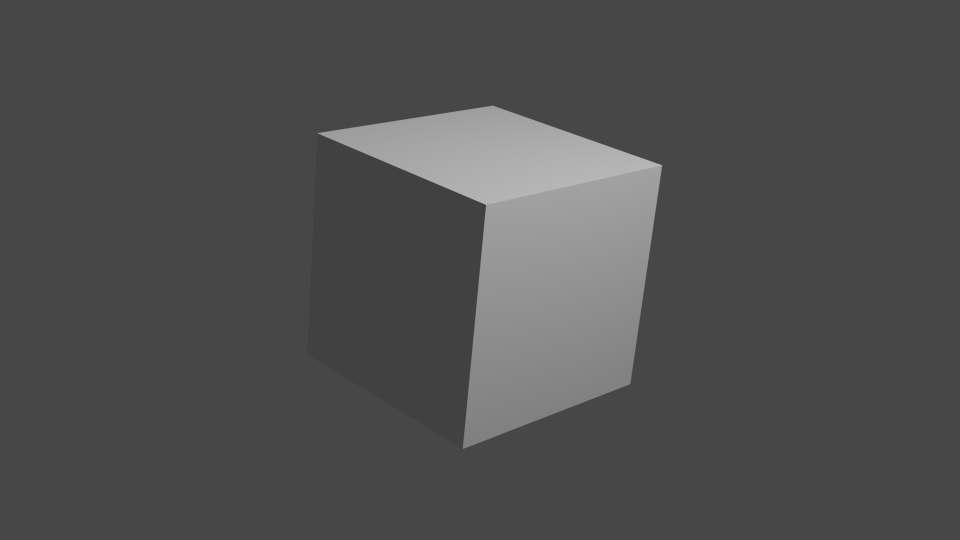
#> input picture basic_function_testing/test_basic_func.png0001.png, 1920 x 1080 px, found by its file name (shown at 1/2 size)
$ python bbox_utils.py
#> lines starting #> are read from the running program, lines starting #| are printed output that depends on the picture; after the words box and inside, x2 and y2 are one past the last pixel; in counts of white or black regions, pixels touching at a corner belong together
'''
main() modified from https://github.com/amusi/Non-Maximum-Suppression/blob/master/nms.py
For generation, nms will be ignorant of confidence score, and will only concern area of overlap (iou)
'''
import cv2
import numpy as np

"""
    Non-max Suppression Algorithm

    @param list  Object candidate bounding boxes
    @param list  Confidence score of bounding boxes
    @param float IoU threshold

    @return Rest boxes after nms operation
"""

def iou(bbox1, bbox2):
    '''
    modified from
    https://learnopencv.com/non-maximum-suppression-theory-and-implementation-in-pytorch/
    '''
    ((x1, y1), (a1, b1)) = bbox1
    ((x2, y2), (a2, b2)) = bbox2

    # find the area for the box1 (x1,y1) (a1,b1)
    area1 = (a1-x1)*(b1-y1)

    # find the area for the box2 (x2,y2) (a2,b2)
    area2 = (a2-x2)*(b2-y2)

    # Now we need to find the intersection box
    # to do that, find the largest (x, y) coordinates
    # for the start of the intersection bounding box and
    # the smallest (x, y) coordinates for the
    # end of the intersection bounding box
    xx = max(x1, x2)
    yy = max(y1, y2)
    aa = min(a1, a2)
    bb = min(b1, b2)

    # So the intersection BBox has the coordinates (xx,yy) (aa,bb)
    # compute the width and height of the intersection bounding box
    w = max(0, aa - xx)
    h = max(0, bb - yy)

    # find the intersection area
    intersection_area = w*h

    # find the union area of both the boxes
    union_area = area1 + area2 - intersection_area

    # compute the ratio of overlap between the computed
    # bounding box and the bounding box in the area list
    IoU = intersection_area / union_area

    return area1, area2, intersection_area, union_area, IoU

def bbox_coord_extract(bbox):
    # coordinates of bounding boxes
    upper_left_x = bbox[0][0]
    upper_left_y = bbox[0][1]
    lower_right_x = bbox[1][0]
    lower_right_y = bbox[1][1]
    return upper_left_x, upper_left_y, lower_right_x, lower_right_y

def nms(bboxes, overlap_thres = 0.75):
    '''
    Iterate over each box, compare area and overlap ratio. If the smaller box is occluded by the bigger box (overlap_ratio > overlap_threshold),
    remove the box that is being iterated on
    input:
    bboxes: list of tuple of 2 tuples, each is a coordinate of upper_left and lower_right
    overlap_threshold
    '''
    # If no bounding boxes, return empty list
    if len(bboxes) == 0:
        return [], []

    picked_indices = []
    picked_bboxes = []

    for i in range(len(bboxes)):
        cur_bbox = [0,0]
        areas = [0,0]
        cur_bbox[0] = bboxes[i]
        if bboxes[i+1:] == []:
            picked_indices.append(i)
            picked_bboxes.append(bboxes[i])
            break

        for j in range(len(bboxes[i+1:])):

            cur_bbox[1] = bboxes[i+1:][j]
            areas[0], areas[1], intersection_area, union_area, IoU = iou(cur_bbox[0], cur_bbox[1])

            smaller_box_index = 0 if areas[0] < areas[1] else 1 #The box larger
            #For the smaller box
            smaller_overlap_ratio = intersection_area/(areas[smaller_box_index] + 1e-8)

            if smaller_overlap_ratio > overlap_thres:
                break
        else:
            picked_indices.append(i)
            picked_bboxes.append(bboxes[i])

    return picked_bboxes, picked_indices

if __name__ == '__main__':
    # Image name
    image_name = 'basic_function_testing/test_basic_func.png0001.png'

    # Bounding boxes
    bounding_boxes = [((187, 82), (337, 317)),\
         ((150, 67), (305, 282)), \
            ((246, 121), (368, 304)),\
                ((300, 280), (337, 317))
                ]
    # confidence_score = [0.9, 0.75, 0.8]

    # Read image
    image = cv2.imread(image_name)
#> image is the input picture: shape (1080, 1920, 3); min 64, max 182, mean 79

    # Copy image as original
    org = image.copy()

    # Draw parameters
    font = cv2.FONT_HERSHEY_SIMPLEX
    font_scale = 1
    thickness = 2

    # IoU threshold
    threshold = 0.4

    # Draw bounding boxes and confidence score
    for index, ((start_x, start_y), (end_x, end_y)) in enumerate(bounding_boxes):
        (w, h), baseline = cv2.getTextSize(str(index), font, font_scale, thickness)
        cv2.rectangle(org, (start_x, start_y - (2 * baseline + 5)), (start_x + w, start_y), (0, 255, 255), -1)
        cv2.rectangle(org, (start_x, start_y), (end_x, end_y), (0, 255, 255), 2)
        cv2.putText(org, str(index), (start_x, start_y), font, font_scale, (0, 0, 0), thickness)
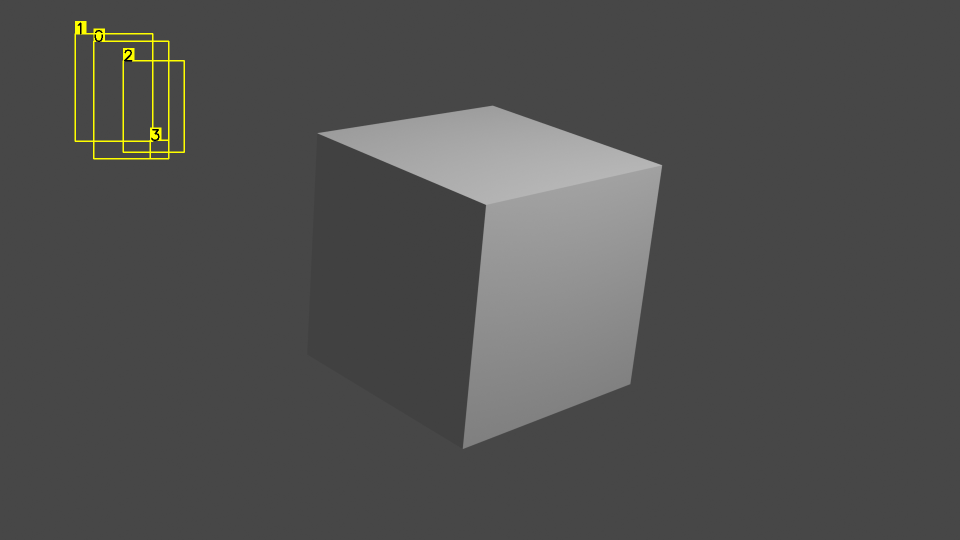
#> org: shape (1080, 1920, 3) (shown at 1/2 size); 0.41% of pixels changed, all inside (x1, y1, x2, y2) = (149, 42, 370, 319)

    # Run non-max suppression algorithm
    picked_boxes, picked_indices = nms(bounding_boxes, threshold)

    # Draw bounding boxes and confidence score after non-maximum supression
    for index, ((start_x, start_y), (end_x, end_y))  in enumerate(picked_boxes):
        (w, h), baseline = cv2.getTextSize(str(picked_indices[index]), font, font_scale, thickness)
        cv2.rectangle(image, (start_x, start_y - (2 * baseline + 5)), (start_x + w, start_y), (0, 255, 255), -1)
        cv2.rectangle(image, (start_x, start_y), (end_x, end_y), (0, 255, 255), 2)
        cv2.putText(image, str(picked_indices[index]), (start_x, start_y), font, font_scale, (0, 0, 0), thickness)
#> this loop made 1 pass
#> (w, h, baseline) on pass 1: (22, 22, 10)
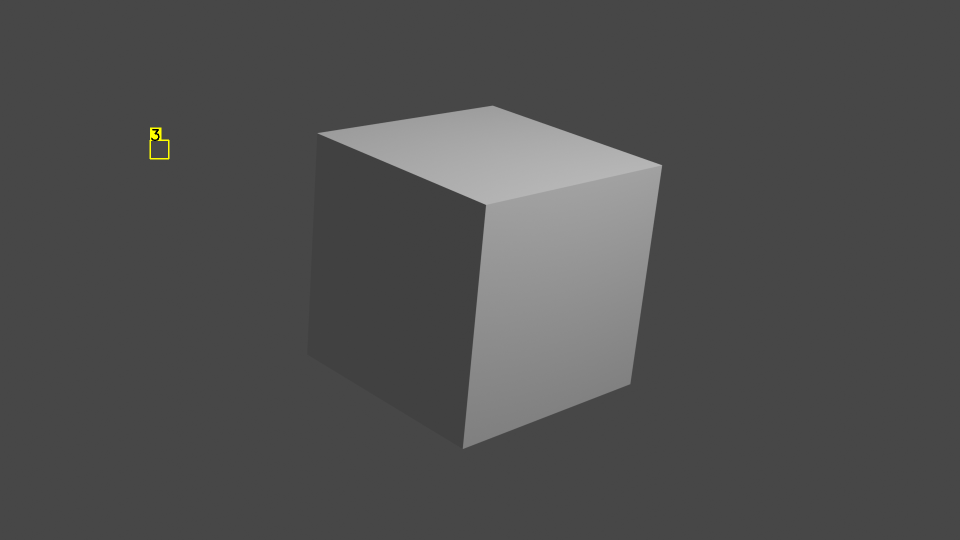
#> image: shape (1080, 1920, 3) (shown at 1/2 size); 0.05% of pixels changed, all inside (x1, y1, x2, y2) = (299, 255, 339, 319)

    # Show image
    cv2.imshow('Original', org)
    cv2.imshow('NMS', image)
    cv2.waitKey(0)

def is_point_in_box(point, bbox):
    upper_left, bottom_right = bbox
    return point[0] >= upper_left[0] and point[1] >= upper_left[1] and \
        point[0] <= bottom_right[0] and point[1] <= bottom_right[1]
